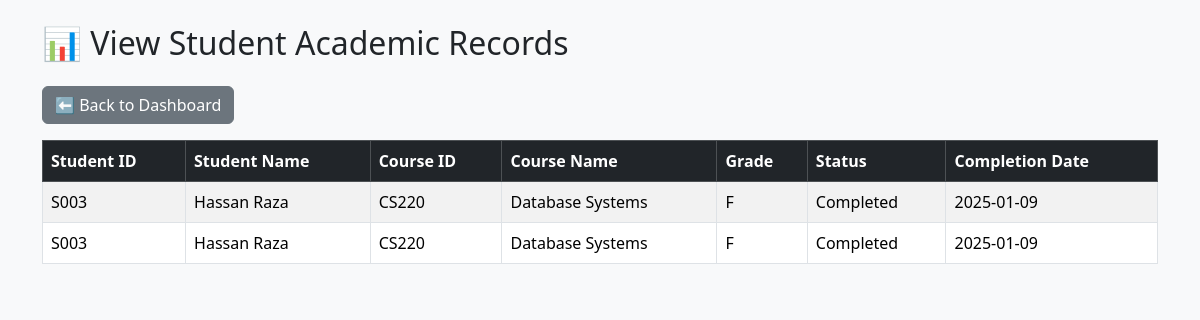
Page /Teacher/view_student_records.php (signed in) on the committed database.
### tables this page shows
CREATE TABLE `academic_record` (
  `RecordID` int(11) NOT NULL,
  `StudentID` varchar(50) NOT NULL,
  `CourseID` varchar(50) NOT NULL,
  `Grade` varchar(5) DEFAULT NULL,
  `Status` varchar(20) DEFAULT NULL,
  `CompletionDate` date DEFAULT NULL
);

CREATE TABLE `student` (
  `StudentID` varchar(50) NOT NULL,
  `Name` varchar(100) NOT NULL,
  `Email` varchar(100) NOT NULL,
  `Password` varchar(100) NOT NULL,
  `Semester` varchar(20) NOT NULL,
  `Program` varchar(100) DEFAULT NULL,
  `ProgramName` varchar(100) NOT NULL
);

CREATE TABLE `course` (
  `CourseID` varchar(50) NOT NULL,
  `CourseName` varchar(100) NOT NULL,
  `CreditHours` int(11) NOT NULL,
  `Semester` varchar(20) NOT NULL,
  `Program` varchar(100) NOT NULL,
  `PrerequisiteCourseID` varchar(50) DEFAULT NULL
);

### Teacher/view_student_records.php (the view, shortened to what this page needs)
<?php
include '../includes/db_connection.php';
$teacher_id = $_SESSION['ref_id'];
$sql = "
SELECT s.StudentID, s.Name AS StudentName, c.CourseID, c.CourseName,
       ar.Grade, ar.Status, ar.CompletionDate
FROM teacher_courses tc
JOIN course c ON tc.CourseID = c.CourseID
JOIN enrollment e ON e.CourseID = c.CourseID
JOIN student s ON e.StudentID = s.StudentID
LEFT JOIN academic_record ar ON ar.StudentID = s.StudentID AND ar.CourseID = c.CourseID
WHERE tc.TeacherID = ?
ORDER BY c.CourseID, s.StudentID
";
$stmt = $conn->prepare($sql);
$stmt->bind_param("s", $teacher_id);
$stmt->execute();
$result = $stmt->get_result();
?>
<!DOCTYPE html>
<html>
<head>
    <link href="https://cdn.jsdelivr.net/npm/bootstrap@5.3.2/dist/css/bootstrap.min.css" rel="stylesheet">
</head>
<body class="bg-light">
<div class="container mt-4">
    <h2 class="mb-4">📊 View Student Academic Records</h2>
    <a href="dashboard.php" class="btn btn-secondary mb-3">⬅ Back to Dashboard</a>
    <table class="table table-bordered table-striped">
        <thead class="table-dark">
            <tr>
                <th>Student ID</th>
                <th>Student Name</th>
                <th>Course ID</th>
                <th>Course Name</th>
                <th>Grade</th>
                <th>Status</th>
                <th>Completion Date</th>
            </tr>
        </thead>
        <tbody>
            <?php if ($result->num_rows > 0): ?>
                <?php while ($row = $result->fetch_assoc()): ?>
                    <tr>
                        <td><?= htmlspecialchars($row['StudentID']) ?></td>
                        <td><?= htmlspecialchars($row['StudentName']) ?></td>
                        <td><?= htmlspecialchars($row['CourseID']) ?></td>
                        <td><?= htmlspecialchars($row['CourseName']) ?></td>
                        <td><?= htmlspecialchars($row['Grade'] ?? '—') ?></td>
                        <td><?= htmlspecialchars($row['Status'] ?? '—') ?></td>
                        <td><?= htmlspecialchars($row['CompletionDate'] ?? '—') ?></td>
                    </tr>
                <?php endwhile; ?>
            <?php else: ?>
                <tr><td colspan="7" class="text-center">No records found.</td></tr>
            <?php endif; ?>
        </tbody>
    </table>
</div>
</body>
</html>

### rows in the picture
academic_record: StudentID.StudentID "S003", StudentID.Name "Hassan Raza", CourseID.CourseID "CS220", CourseID.CourseName "Database Systems", Grade "F", Status "Completed", CompletionDate "2025-01-09"
